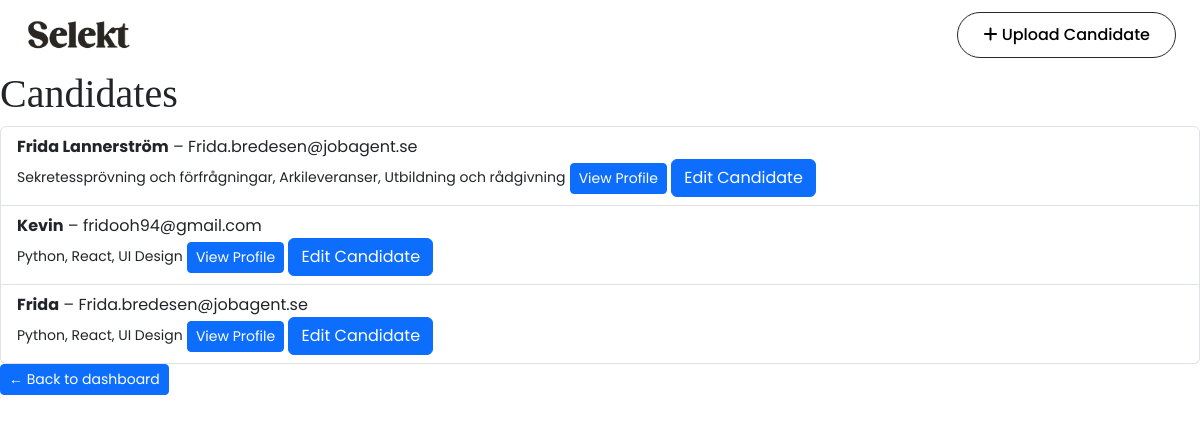
The page /candidates/ (signed in) on the database its author committed.
### candidates/models.py (models this page shows, shortened)
class Candidate(models.Model):
    user = models.ForeignKey(User, on_delete=models.CASCADE)
    name = models.CharField(max_length=100)
    email = models.EmailField()
    notes = models.TextField(blank=True)
    top_skills = models.CharField(
        max_length=255,
        blank=True,
        help_text="Write top skills separated by commas (e.g. Communication, Leadership, SQL)"
    )
    uploaded_at = models.DateTimeField(auto_now_add=True)

### candidates/views.py (the view)
# urls.py: path('', views.CandidateListView.as_view(), name='candidate_list'), # Lista alla kandidater
class CandidateListView(ListView):
    model = Candidate
    template_name = 'candidate-list.html'
    context_object_name = 'candidates'
    def get_queryset(self):
        return Candidate.objects.filter(user=self.request.user).order_by('-uploaded_at')

### templates/candidate-list.html
{% extends "base.html" %}
{% block content %}
  <h1>Candidates</h1>
  <ul class="list-group">
    {% for candidate in candidates %}
      <li class="list-group-item">
        <strong>{{ candidate.name }}</strong> – {{ candidate.email }}<br>
        <small>{{ candidate.top_skills }}</small> <a href="{% url 'candidate_detail' candidate.id %}" class="btn btn-primary btn-sm">View Profile</a> <a href="{% url 'candidate_edit' candidate.pk %}" class="btn btn-primary">Edit Candidate</a>
      </li>
    {% empty %}
      <li class="list-group-item">No candidates yet.</li>
    {% endfor %}
  </ul>
<a href="{% url 'dashboard' %}" class="btn btn-primary btn-sm">← Back to dashboard</a>
{% endblock %}

### static/css/style.css (style rules this page uses)
body, .index-body, .auth-body { font-family: 'Poppins', sans-serif; }
h1 { font-family: 'Libre Baskerville', serif; font-weight: 200; }

### rows shown on the page
Candidate: name "Frida Lannerström", email "Frida.bredesen@jobagent.se", top_skills "Sekretessprövning och förfrågningar, Arkileveranser, Utbildning och rådgivning"
Candidate: name "Kevin", email "fridooh94@gmail.com", top_skills "Python, React, UI Design"
Candidate: name "Frida", email "Frida.bredesen@jobagent.se", top_skills "Python, React, UI Design"
